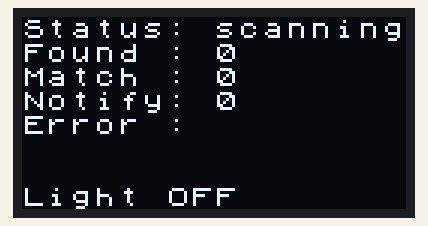
This sketch was run on a simulated ESP32. Parts: 128×64 one-colour display. Nothing arrives over Bluetooth unless stated.

Above: at 0.2 s.

The sketch:

ble-button.ino
```cpp
// Designed for the following hardware:
//
// Heltec HTIT-WB32, or Heltec WiFi Kit 32
//
// Any of the $1.50 "anti-lost" BLE buttons on Aliexpress that support
// the button-service characteristic in this code.
//
// The purpose of this code is to do something when the user presses
// the button.

#include <BLEAddress.h>
#include <BLEDevice.h>
#include <BLEUtils.h>
#include <BLEScan.h>
#include <BLEAdvertisedDevice.h>
#include <U8x8lib.h>

const int FRAME_LEN = 9;
const char FRAMES[] = "\\|/-\\|/-\\";
class Dashboard {
  public:
    Dashboard() {
      devices_found = -1;
      matches_found = -1;
      notifications = -1;
      spinner = 0;

      u8x8 = new U8X8_SSD1306_128X64_NONAME_SW_I2C(15, 4, 16);
      u8x8->begin();
      u8x8->setFont(u8x8_font_chroma48medium8_r);

      u8x8->clear();

      u8x8->print("Status:\r\n");
      u8x8->print("Found :\r\n");
      u8x8->print("Match :\r\n");
      u8x8->print("Notify:\r\n");
      u8x8->print("Error :\r\n");

      foundDevice();
      foundMatchingDevice();
      notify();
    }

    void printClip(const char* text, int limit) {
      const char* spaces = "                ";
      char buffer[16 + 1];
      strcpy(buffer, spaces);
      buffer[limit] = '\0';
      if (strlen(text) < limit) {
        limit = strlen(text);
      }
      strncpy(buffer, text, limit);
      u8x8->print(buffer);
    }

    void resetCounters() {
      devices_found = -1;
      matches_found = -1;
      notifications = -1;
      foundDevice();
      foundMatchingDevice();
      notify();
    }

    void resetNotifications() {
      notifications = -1;
      notify();
    }

    void setStatus(const char* text) {
      u8x8->setCursor(8, 0);
      printClip(text, 8);
    }

    void foundDevice() {
      u8x8->setCursor(8, 1);
      u8x8->print(++devices_found);
    }

    void foundMatchingDevice() {
      u8x8->setCursor(8, 2);
      u8x8->print(++matches_found);
    }

    void notify() {
      u8x8->setCursor(8, 3);
      u8x8->print(++notifications);
    }

    void setError(const char* text) {
      u8x8->setCursor(8, 4);
      printClip(text, 8);
    }

    void showActivity() {
      u8x8->setCursor(15, 7);
      u8x8->drawGlyph(15, 7, FRAMES[spinner++]);
      if (spinner >= FRAME_LEN) {
        spinner = 0;
      }
    }

    void setSwitchState(bool state) {
      u8x8->setCursor(0, 7);
      if (state) {
        u8x8->print("Light ON ");
      } else {
        u8x8->print("Light OFF");
      }
    }

  private:
    U8X8_SSD1306_128X64_NONAME_SW_I2C *u8x8;
    int devices_found;
    int matches_found;
    int notifications;
    int spinner;
};

Dashboard dash;

BLEScan* scanner = NULL;
class AdvertisedDeviceCallbackHandler : public BLEAdvertisedDeviceCallbacks {
  public:
    AdvertisedDeviceCallbackHandler() {
      buttonAddress = NULL;
    }

    void onResult(BLEAdvertisedDevice advertisedDevice) {
      dash.foundDevice();
      if (advertisedDevice.getName() == "iTAG            ") {
        dash.foundMatchingDevice();
        buttonAddress = new BLEAddress(advertisedDevice.getAddress());
        dash.setStatus("found");
        scanner->stop();
      }
    }

    BLEAddress *getButtonAddress() {
      return buttonAddress;
    }

  private:
    BLEAddress *buttonAddress;
};
AdvertisedDeviceCallbackHandler deviceCallbacks;

const int SCAN_TIME = 5;
BLEAddress* scan() {
  dash.resetCounters();
  dash.setStatus("scanning");
  BLEScanResults foundDevices = scanner->start(SCAN_TIME);
  dash.setStatus("end scan");

  scanner->setAdvertisedDeviceCallbacks(NULL);

  BLEAddress* result = NULL;
  if (deviceCallbacks.getButtonAddress()) {
    result = new BLEAddress(*(deviceCallbacks.getButtonAddress()->getNative()));
  }

  return result;
}

static bool lightSwitchState = false;
static void notifyCallback(
  BLERemoteCharacteristic* pBLERemoteCharacteristic,
  uint8_t* pData,
  size_t length,
  bool isNotify) {
  dash.notify();

  lightSwitchState = !lightSwitchState;
  dash.setSwitchState(lightSwitchState);
}

static BLEUUID SERVICE_UUID("0000ffe0-0000-1000-8000-00805f9b34fb");
static BLEUUID CHARACTERISTIC_UUID("0000ffe1-0000-1000-8000-00805f9b34fb");
BLEClient* client = NULL;
bool connect(BLEAddress *address) {
  dash.setStatus("conn");
  if (client->isConnected() || client->connect(*address)) {
    dash.setStatus("conn OK");
    BLERemoteService* remoteService = client->getService(SERVICE_UUID);

    if (remoteService == nullptr) {
      dash.setError("svc FAIL");
      client->disconnect();
      return false;
    }
    dash.setStatus("svc OK");

    BLERemoteCharacteristic* buttonCharacteristic =
      remoteService->getCharacteristic(CHARACTERISTIC_UUID);
    if (buttonCharacteristic == nullptr) {
      dash.setError("char FAIL");
      client->disconnect();
      return false;
    }
    dash.setStatus("char OK");

    buttonCharacteristic->registerForNotify(notifyCallback);

    dash.setStatus("waiting");
    dash.resetNotifications();

    return true;
  }
  dash.setError("conn FAIL");
  return false;
}

bool connected = false;
bool identified = false;

BLEAddress* buttonAddress = NULL;
void setup() {
  BLEDevice::init("ble-button-scanner");

  client = BLEDevice::createClient();

  scanner = BLEDevice::getScan();
  scanner->setActiveScan(true);
  scanner->setAdvertisedDeviceCallbacks(&deviceCallbacks, true);

  dash.setSwitchState(false);

  dash.setStatus("OK");
}

void loop() {
  if (client->isConnected()) {
    // We're in the normal state where we're waiting for something to happen.
    // Sleep a bit so we don't spin the processor unnecessarily.
    dash.showActivity();
    dash.setError("");
    delay(1000);
  } else {
    if (buttonAddress) {
      //      buttonClient->disconnect();
      if (connect(buttonAddress)) {
        return;
      }
      delete buttonAddress;
    }
    buttonAddress = scan();
  }
}
```
